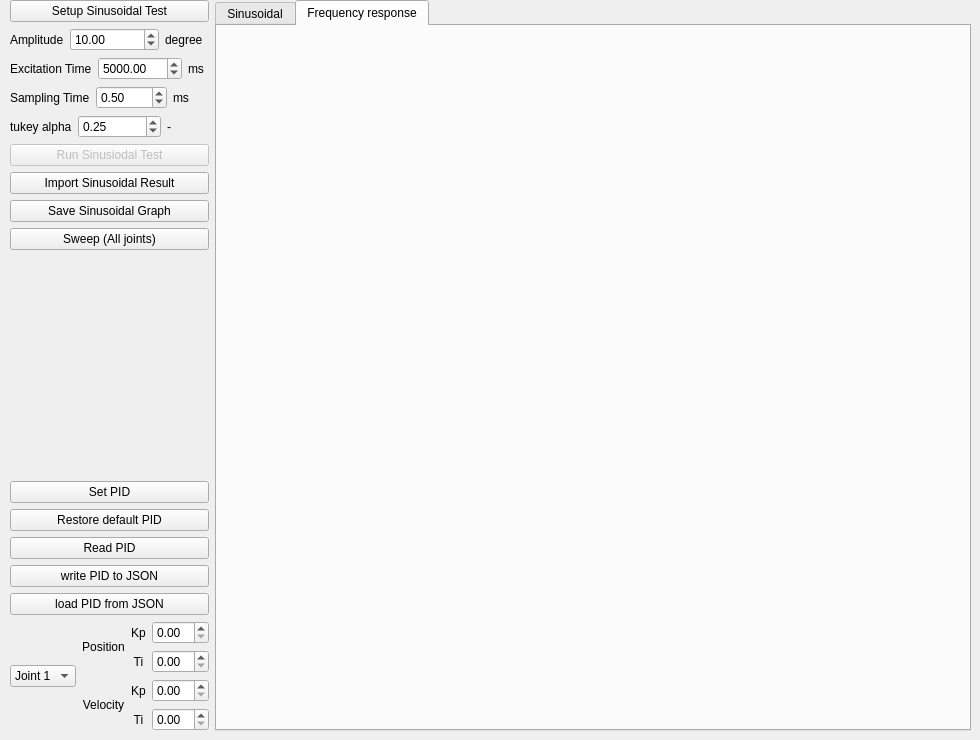
          <widget class="QWidget" name="tab_lagrange">
           <attribute name="title">
            <string>Lagrange Interpolation</string>
           </attribute>
           <widget class="QWidget" name="horizontalLayoutWidget">
            <property name="geometry">
             <rect>
              <x>10</x>
              <y>0</y>
              <width>961</width>
              <height>731</height>
             </rect>
            </property>
            <layout class="QHBoxLayout" name="horizontalLayout_9" stretch="1,6">
             <item>
              <layout class="QVBoxLayout" name="verticalLayout_2" stretch="1,0,0,0,0,0,0,0,0,0,0,0">
               <item>
                <widget class="QPushButton" name="pb_SetupSinusoidalTest">
                 <property name="text">
                  <string>Setup Sinusoidal Test</string>
                 </property>
                </widget>
               </item>
               <item>
                <layout class="QHBoxLayout" name="horizontalLayout_5"/>
               </item>
               <item>
                <layout class="QVBoxLayout" name="verticalLayout">
                 <item>
                  <layout class="QHBoxLayout" name="horizontalLayout_6" stretch="1,2,1">
                   <item>
                    <widget class="QLabel" name="label">
                     <property name="sizePolicy">
                      <sizepolicy hsizetype="Preferred" vsizetype="Preferred">
                       <horstretch>0</horstretch>
                       <verstretch>0</verstretch>
                      </sizepolicy>
                     </property>
                     <property name="text">
                      <string>Amplitude</string>
                     </property>
                    </widget>
                   </item>
                   <item>
                    <widget class="QDoubleSpinBox" name="sine_amp">
                     <property name="maximum">
                      <double>30.000000000000000</double>
                     </property>
                     <property name="value">
                      <double>10.000000000000000</double>
                     </property>
                    </widget>
                   </item>
                   <item>
                    <widget class="QLabel" name="label_4">
                     <property name="text">
                      <string>degree</string>
                     </property>
                    </widget>
                   </item>
                  </layout>
                 </item>
                </layout>
               </item>
               <item>
                <layout class="QHBoxLayout" name="horizontalLayout_14" stretch="1,2,1">
                 <item>
                  <widget class="QLabel" name="label_101">
                   <property name="toolTip">
                    <string>End time of sinusoidal motion profile</string>
                   </property>
                   <property name="text">
                    <string>Excitation Time</string>
                   </property>
                  </widget>
                 </item>
                 <item>
                  <widget class="QDoubleSpinBox" name="sine_tf">
                   <property name="maximum">
                    <double>500000.000000000000000</double>
                   </property>
                   <property name="value">
                    <double>5000.000000000000000</double>
                   </property>
                  </widget>
                 </item>
                 <item>
                  <widget class="QLabel" name="label_122">
                   <property name="text">
                    <string>ms</string>
                   </property>
                  </widget>
                 </item>
                </layout>
               </item>
               <item>
                <layout class="QHBoxLayout" name="horizontalLayout_16" stretch="1,2,1">
                 <item>
                  <widget class="QLabel" name="label_123">
                   <property name="text">
                    <string>Sampling Time</string>
                   </property>
                  </widget>
                 </item>
                 <item>
                  <widget class="QDoubleSpinBox" name="sine_ts">
                   <property name="value">
                    <double>0.500000000000000</double>
                   </property>
                  </widget>
                 </item>
                 <item>
                  <widget class="QLabel" name="label_124">
                   <property name="text">
                    <string>ms</string>
                   </property>
                  </widget>
                 </item>
                </layout>
               </item>
               <item>
                <layout class="QHBoxLayout" name="horizontalLayout_42" stretch="1,2,1">
                 <item>
                  <widget class="QLabel" name="label_125">
                   <property name="toolTip">
                    <string>A Tukey window is a window function used in signal processing to reduce spectral leakage. It has a parameter alpha (α), which ranges from 0 to 1 and controls the shape:

α = 0: Rectangular window (no tapering).
α = 1: Hann window (fully tapered).
0 &lt; α &lt; 1: Partially tapered with a flat central section.
The α value allows you to adjust the trade-off between reducing spectral leakage (higher α) and maintaining frequency resolution (lower α).</string>
                   </property>
                   <property name="text">
                    <string>tukey alpha</string>
                   </property>
                  </widget>
                 </item>
                 <item>
                  <widget class="QDoubleSpinBox" name="tukey_alpha">
                   <property name="maximum">
                    <double>1.000000000000000</double>
                   </property>
                   <property name="value">
                    <double>0.250000000000000</double>
                   </property>
                  </widget>
                 </item>
                 <item>
                  <widget class="QLabel" name="label_126">
                   <property name="text">
                    <string>-</string>
                   </property>
                  </widget>
                 </item>
                </layout>
               </item>
               <item>
                <widget class="QPushButton" name="pb_RunSinusoidalTest">
                 <property name="enabled">
                  <bool>false</bool>
                 </property>
                 <property name="text">
                  <string>Run Sinusiodal Test</string>
                 </property>
                </widget>
               </item>
               <item>
                <widget class="QPushButton" name="pb_import_sinusoidal_result">
                 <property name="text">
                  <string>Import Sinusoidal Result</string>
                 </property>
                </widget>
               </item>
               <item>
                <widget class="QPushButton" name="pb_export_sinusoidal_graph">
                 <property name="text">
                  <string>Save Sinusoidal Graph</string>
                 </property>
                </widget>
               </item>
               <item>
                <widget class="QPushButton" name="pb_sweep_all">
                 <property name="text">
                  <string>Sweep (All joints)</string>
                 </property>
                </widget>
               </item>
               <item>
                <spacer name="verticalSpacer">
                 <property name="orientation">
                  <enum>Qt::Vertical</enum>
                 </property>
                 <property name="sizeHint" stdset="0">
                  <size>
                   <width>20</width>
                   <height>40</height>
                  </size>
                 </property>
                </spacer>
               </item>
               <item>
                <layout class="QVBoxLayout" name="verticalLayout_9">
                 <item>
                  <widget class="QPushButton" name="pb_setPID">
                   <property name="text">
                    <string>Set PID</string>
                   </property>
                  </widget>
                 </item>
                 <item>
                  <widget class="QPushButton" name="pb_set2defultPID">
                   <property name="text">
                    <string>Restore default PID</string>
                   </property>
                  </widget>
                 </item>
                 <item>
                  <widget class="QPushButton" name="pb_readPID">
                   <property name="text">
                    <string>Read PID</string>
                   </property>
                  </widget>
                 </item>
                 <item>
                  <widget class="QPushButton" name="pb_writePID2JSON">
                   <property name="text">
                    <string>write PID to JSON</string>
                   </property>
                  </widget>
                 </item>
                 <item>
                  <widget class="QPushButton" name="pb_loadPIDfromJSON">
                   <property name="text">
                    <string>load PID from JSON</string>
                   </property>
                  </widget>
                 </item>
                 <item>
                  <layout class="QVBoxLayout" name="verticalLayout_6">
                   <item>
                    <layout class="QHBoxLayout" name="horizontalLayout_43" stretch="0,10">
                     <item>
                      <widget class="QComboBox" name="select_joints">
                       <item>
                        <property name="text">
                         <string>Joint 1</string>
                        </property>
                       </item>
                       <item>
                        <property name="text">
                         <string>Joint 2</string>
                        </property>
                       </item>
                       <item>
                        <property name="text">
                         <string>Joint 3</string>
                        </property>
                       </item>
                       <item>
                        <property name="text">
                         <string>Joint 4</string>
                        </property>
                       </item>
                       <item>
                        <property name="text">
                         <string>Joint 5</string>
                        </property>
                       </item>
                       <item>
                        <property name="text">
                         <string>Joint 6</string>
                        </property>
                       </item>
                      </widget>
                     </item>
                     <item>
                      <layout class="QGridLayout" name="gridLayout_18" rowstretch="1,1" columnstretch="1,2" columnminimumwidth="1,2">
                       <item row="1" column="0">
                        <widget class="QLabel" name="label_194">
                         <property name="text">
                          <string>Velocity</string>
                         </property>
                         <property name="alignment">
                          <set>Qt::AlignCenter</set>
                         </property>
                        </widget>
                       </item>
                       <item row="0" column="0">
                        <widget class="QLabel" name="label_195">
                         <property name="layoutDirection">
                          <enum>Qt::LeftToRight</enum>
                         </property>
                         <property name="text">
                          <string>Position</string>
                         </property>
                         <property name="alignment">
                          <set>Qt::AlignCenter</set>
                         </property>
                        </widget>
                       </item>
                       <item row="1" column="1">
                        <layout class="QVBoxLayout" name="verticalLayout_56">
                         <item>
                          <layout class="QHBoxLayout" name="horizontalLayout_88" stretch="1,2">
                           <item>
                            <widget class="QLabel" name="label_196">
                             <property name="text">
                              <string>Kp</string>
                             </property>
                             <property name="alignment">
                              <set>Qt::AlignCenter</set>
                             </property>
                            </widget>
                           </item>
                           <item>
                            <widget class="QDoubleSpinBox" name="kvp">
                             <property name="toolTip">
                              <string>range: [1, 2000] (Hz)</string>
                             </property>
                            </widget>
                           </item>
                          </layout>
                         </item>
                         <item>
                          <layout class="QHBoxLayout" name="horizontalLayout_89" stretch="1,2">
                           <item>
                            <widget class="QLabel" name="label_197">
                             <property name="text">
                              <string>Ti</string>
                             </property>
                             <property name="alignment">
                              <set>Qt::AlignCenter</set>
                             </property>
                            </widget>
                           </item>
                           <item>
                            <widget class="QDoubleSpinBox" name="kvi"/>
                           </item>
                          </layout>
                         </item>
                        </layout>
                       </item>
                       <item row="0" column="1">
                        <layout class="QVBoxLayout" name="verticalLayout_57">
                         <item>
                          <layout class="QHBoxLayout" name="horizontalLayout_90" stretch="1,2">
                           <item>
                            <widget class="QLabel" name="label_198">
                             <property name="text">
                              <string>Kp</string>
                             </property>
                             <property name="alignment">
                              <set>Qt::AlignCenter</set>
                             </property>
                            </widget>
                           </item>
                           <item>
                            <widget class="QDoubleSpinBox" name="kpp">
                             <property name="toolTip">
                              <string>range: [1, 3000] (1/s)</string>
                             </property>
                            </widget>
                           </item>
                          </layout>
                         </item>
                         <item>
                          <layout class="QHBoxLayout" name="horizontalLayout_91" stretch="1,2">
                           <item>
                            <widget class="QLabel" name="label_199">
                             <property name="text">
                              <string>Ti</string>
                             </property>
                             <property name="alignment">
                              <set>Qt::AlignCenter</set>
                             </property>
                            </widget>
                           </item>
                           <item>
                            <widget class="QDoubleSpinBox" name="kpi">
                             <property name="toolTip">
                              <string>range: [3, 10000] (0.1ms)</string>
                             </property>
                            </widget>
                           </item>
                          </layout>
                         </item>
                        </layout>
                       </item>
                      </layout>
                     </item>
                    </layout>
                   </item>
                  </layout>
                 </item>
                </layout>
               </item>
              </layout>
             </item>
             <item>
              <widget class="QTabWidget" name="tabWidget_2">
               <property name="currentIndex">
                <number>1</number>
               </property>
               <widget class="QWidget" name="tab">
                <attribute name="title">
                 <string>Sinusoidal</string>
                </attribute>
                <widget class="QWidget" name="verticalLayoutWidget_2">
                 <property name="geometry">
                  <rect>
                   <x>0</x>
                   <y>0</y>
                   <width>581</width>
                   <height>671</height>
                  </rect>
                 </property>
                 <layout class="QVBoxLayout" name="sinusoidal_layout"/>
                </widget>
                <widget class="QLabel" name="sinusoidal_save_file_label">
                 <property name="geometry">
                  <rect>
                   <x>0</x>
                   <y>680</y>
                   <width>741</width>
                   <height>16</height>
                  </rect>
                 </property>
                 <property name="text">
                  <string>-</string>
                 </property>
                </widget>
               </widget>
               <widget class="QWidget" name="tab_2">
                <attribute name="title">
                 <string>Frequency response</string>
                </attribute>
                <widget class="QWidget" name="verticalLayoutWidget_3">
                 <property name="geometry">
                  <rect>
                   <x>0</x>
                   <y>0</y>
                   <width>741</width>
                   <height>701</height>
                  </rect>
                 </property>
                 <layout class="QVBoxLayout" name="fft_layout">
                  <property name="spacing">
                   <number>0</number>
                  </property>
                 </layout>
                </widget>
               </widget>
              </widget>
             </item>
            </layout>
           </widget>
          </widget>
